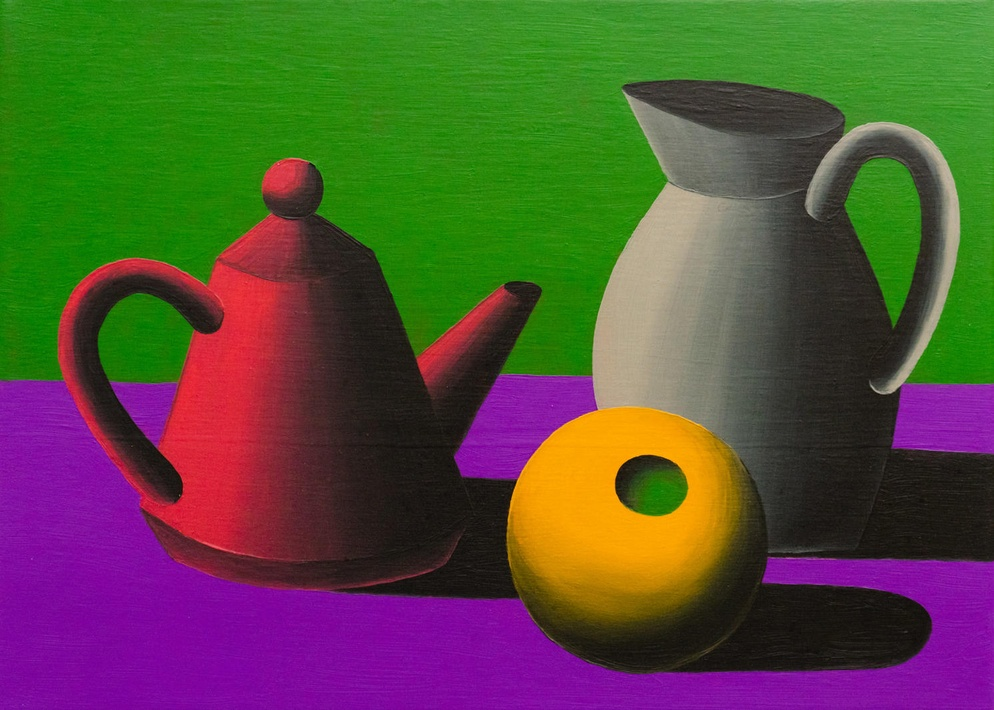
#> input picture PyCharm/pic/Ind.jpg, 994 x 710 px, shrunk from 1492 x 1066 before the run
$ jupyter execute --allow-errors Ind_Lab9.ipynb
#> lines starting #> are read from the running program, lines starting #| are printed output that depends on the picture
# Индивидуальное задание

[cell 1]
import cv2
import numpy as np
from matplotlib import pyplot as plt
img = cv2.imread('pic/Ind.jpg',0)
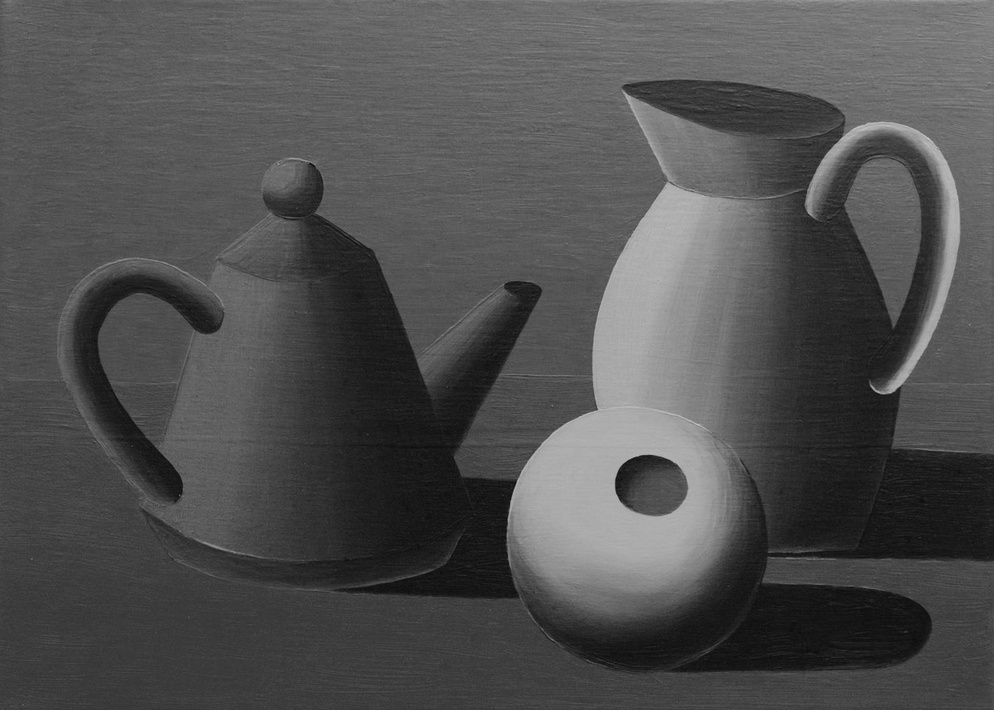
#> img: shape (710, 994); min 10, max 197, mean 79.9
imag = cv2.imread('pic/Ind.jpg',0)
ret,thresh = cv2.threshold(img,0,255,0)
#> thresh: shape (710, 994); every value is 255
#> (the rest of this cell did not finish here and is left out)
